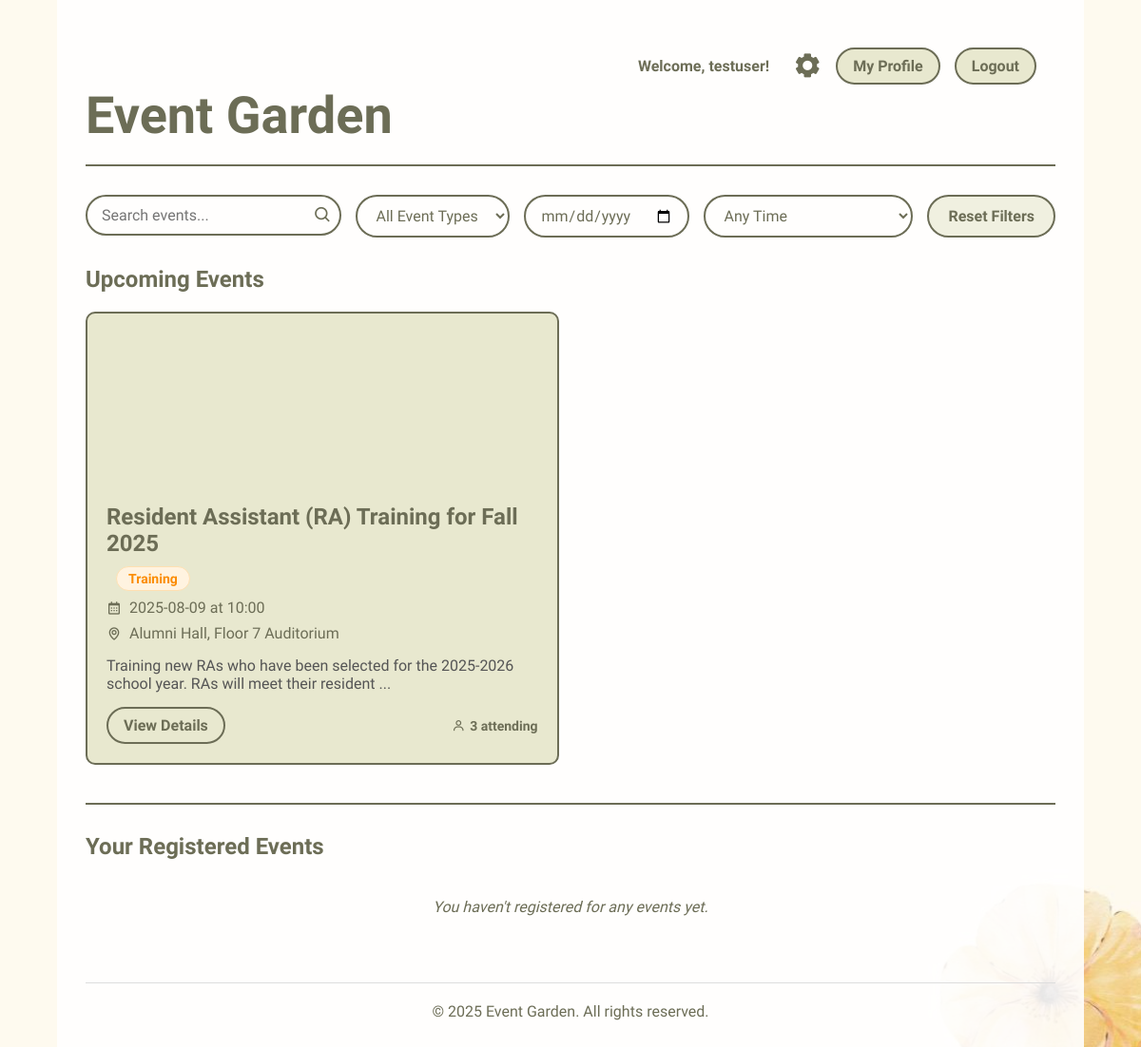
The page / (signed in) on the database as committed earlier.
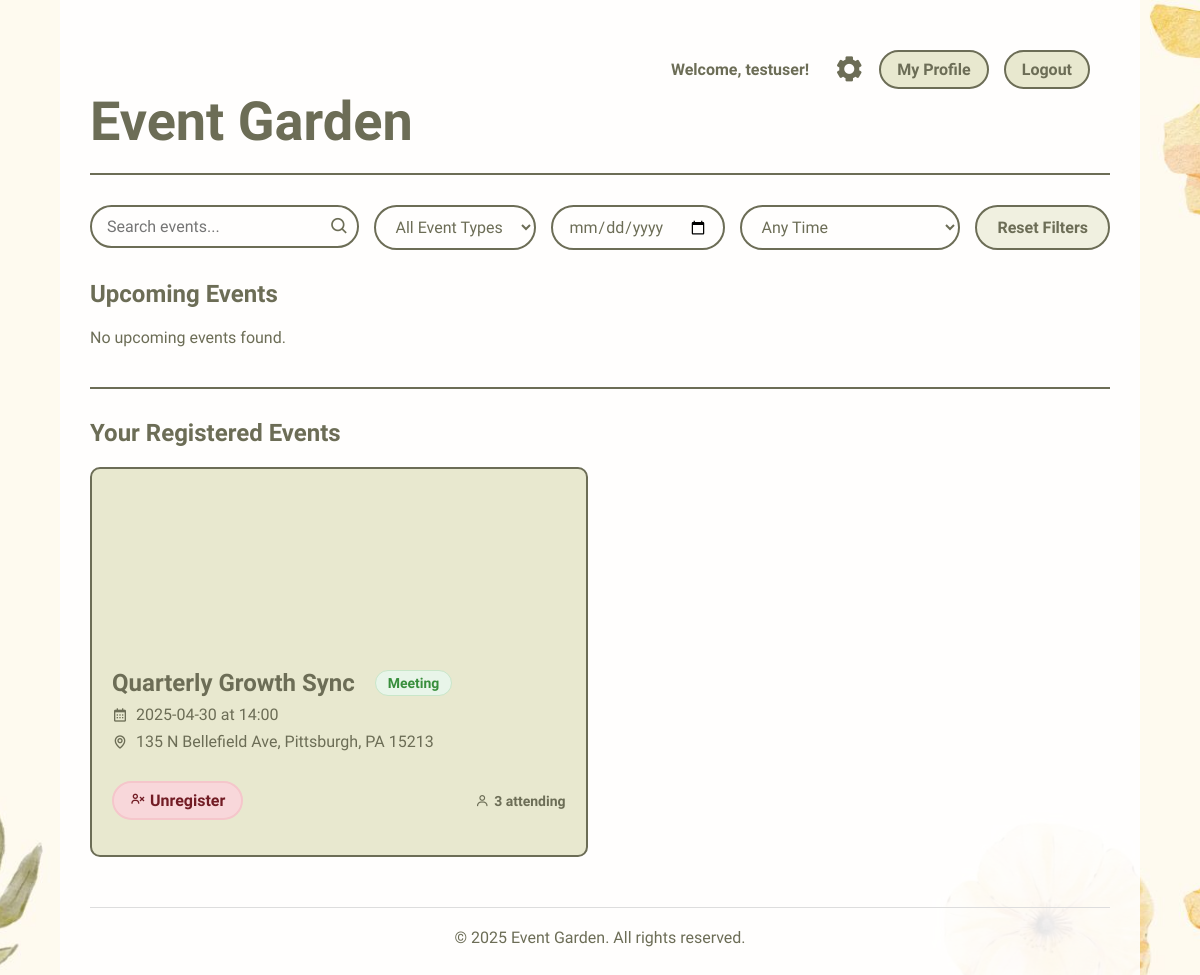
The same page on the database as committed later.
### main.py (models this page shows, shortened)
class User(db.Model):
    id = db.Column(db.Integer, primary_key=True)
    username = db.Column(db.String(80), unique=True, nullable=False)
    email = db.Column(db.String(120), unique=True, nullable=False)
    password_hash = db.Column(db.String(128), nullable=False)
    role = db.Column(db.String(20), default='user')
    created_at = db.Column(db.DateTime, default=datetime.utcnow)
    registered_events = db.relationship(
        'Event',
        secondary=registrations,
        backref=db.backref('attendees', lazy='dynamic')
    )
    managed_events = db.relationship('Event', backref='manager', foreign_keys='Event.manager_id')

class Event(db.Model):
    id = db.Column(db.Integer, primary_key=True)
    title = db.Column(db.String(100), nullable=False)
    description = db.Column(db.Text, nullable=False)
    date = db.Column(db.String(20), nullable=False)
    time = db.Column(db.String(20), nullable=False)
    location = db.Column(db.String(120), nullable=False)
    event_type = db.Column(db.String(20), nullable=False, default='other')  # New field
    manager_id = db.Column(db.Integer, db.ForeignKey('user.id'), nullable=False)
    created_at = db.Column(db.DateTime, default=datetime.utcnow)
    @property
    def total_attendees(self):
        total = db.session.scalar(
            select(func.sum(registrations.c.num_attendees))
            .where(registrations.c.event_id == self.id)
        )
        return total if total else 0
    def is_past_event(self):
        event_datetime = datetime.strptime(f"{self.date} {self.time}", '%Y-%m-%d %H:%M')
        return event_datetime < datetime.now()

### main.py (the view)
@app.route('/')
def home():
    if 'username' not in session:
        return redirect(url_for('userlogin'))
    user = User.query.filter_by(username=session['username']).first()
    registered_events = user.registered_events if user else []
    all_events = Event.query.order_by(Event.date.asc()).all()
    if user.role == 'user':
        upcoming_events = [event for event in all_events if not event.is_past_event()]
    else:
        upcoming_events = all_events
    return render_template('landing.html',
                           events=upcoming_events,
                           registered_events=registered_events)

### templates/landing.html (shortened to what this page needs)
<!DOCTYPE html>
<html lang="en">
<head>
    <link rel="stylesheet" href="{{ url_for('static', filename='styles.css') }}">
    <link href='https://unpkg.com/boxicons@2.1.4/css/boxicons.min.css' rel='stylesheet'>
</head>
<body>
    <div class="dashboard-container">
        <header class="dashboard-header">
            <h1>Event Garden</h1>
            <div class="user-controls">
                <span>Welcome, {{ session.username }}!</span>
                <a href="{{ url_for('user_profile') }}" class="button">My Profile</a>
                <a href="{{ url_for('usersettings') }}" title="Settings"><i class='bx bxs-cog'></i></a>
                <a href="{{ url_for('logout') }}" class="button">Logout</a>
            </div>
        </header>
        <main>
            <section class="search-section">
                <div class="filter-controls">
                    <div class="search-box">
                        <input type="text" id="searchInput" placeholder="Search events..." value="{{ request.args.get('query', '') }}">
                        <button type="button" id="searchButton"><i class='bx bx-search'></i></button>
                    </div>
                    <div class="filters">
                        <select name="event_type" id="eventTypeFilter">
                            <option value="">All Event Types</option>
                        </select>
                        <input type="date" name="event_date" id="dateFilter">
                        <select name="time_filter" id="timeFilter">
                            <option value="">Any Time</option>
                        </select>
                    </div>
                    <button id="resetFilters" class="button">Reset Filters</button>
                </div>
            </section>
            <section class="events-section">
                <h2>Upcoming Events</h2>
                {% if events %}
                <div class="events-grid">
                    {% for event in events %}
                    <div class="event-card"
                         data-event-type="{{ event.event_type }}"
                         data-event-date="{{ event.date }}"
                         data-event-time="{{ event.time }}"
                         data-event-title="{{ event.title.lower() }}"
                         data-event-description="{{ event.description.lower() }}">
                        <div class="event-image" style="background-image: url('/static/default-event.jpg');"></div>
                        <div class="event-details">
                            <div class="event-header">
                                <h1>{{ event.title }}</h1>
                                <span class="event-type-badge {{ event.event_type }}">
                                    {{ event.event_type|capitalize }}
                                </span>
                            </div>
                            <p><i class='bx bx-calendar'></i> {{ event.date }} at {{ event.time }}</p>
                            <p><i class='bx bx-map'></i> {{ event.location }}</p>
                            <p class="event-description">{{ event.description[:100] }}{% if event.description|length > 100 %}...{% endif %}</p>
                            <div class="event-actions">
                                <a href="{{ url_for('event_details', event_id=event.id) }}" class="button">View Details</a>
                                <span class="attendees">
                                    <i class='bx bx-user'></i> {{ event.total_attendees }} attending
                                </span>
                            </div>
                        </div>
                    </div>
                    {% endfor %}
                </div>
                {% else %}
                <div class="no-events">
                    <p>No upcoming events found.</p>
                </div>
                {% endif %}
            </section>
            <section class="registered-events-section">
                <h2>Your Registered Events</h2>
                {% if registered_events %}
                    <div class="events-grid">
                        {% for event in registered_events %}
                        <div class="event-card"
                             data-event-type="{{ event.event_type }}"
                             data-event-date="{{ event.date }}"
                             data-event-title="{{ event.title.lower() }}"
                             data-event-description="{{ event.description.lower() }}">
                            <div class="event-image" style="background-image: url('/static/default-event.jpg');"></div>
                            <div class="event-details">
                                <div class="event-header">
                                    <h1>{{ event.title }}</h1>
                                    <span class="event-type-badge {{ event.event_type }}">
                                        {{ event.event_type|capitalize }}
                                    </span>
                                </div>
                                <p><i class='bx bx-calendar'></i> {{ event.date }} at {{ event.time }}</p>
                                <p><i class='bx bx-map'></i> {{ event.location }}</p>
                                <div class="event-actions">
                                    <form method="POST" action="{{ url_for('unregister_from_event', event_id=event.id) }}"
                                          onsubmit="return confirm('Are you sure you want to unregister from this event?');">
                                        <button type="submit" class="button danger">
                                            <i class='bx bx-user-x'></i> Unregister
                                        </button>
                                    </form>
                                    <span class="attendees">
                                        <i class='bx bx-user'></i> {{ event.total_attendees }} attending
                                    </span>
                                </div>
                            </div>
                        </div>
                        {% endfor %}
                    </div>
                {% else %}
                    <div class="no-registered-events">
                        <p>You haven't registered for any events yet.</p>
                    </div>
                {% endif %}
            </section>
        </main>
        <footer>
            <p>&copy; 2025 Event Garden. All rights reserved.</p>
        </footer>
    </div>
</body>
</html>

### static/styles.css (style rules this page uses)
* { margin: 0; padding: 0; font-family: "Winky Sans", sans-serif; box-sizing: border-box; }
body { background: url("floralBackground.jpg") no-repeat center; background-size: cover; color: #6c6d56; min-height: 100vh; display: flex; justify-content: center; align-items: center; }
h1, h2, h3 { color: #6c6d56; }
.button { display: inline-block; padding: 12px 24px; background: #e8e8cf; border: 2px solid #6c6d56; border-radius: 30px; cursor: pointer; font-size: 16px; font-weight: 600; color: #6c6d56; text-align: center; transition: all 0.3s ease; text-decoration: none; }
.danger { background-color: #f8d7da; color: #721c24; border-color: #f5c6cb; }
.user-controls i { font-size: 30px; color: #6c6d56; }
.dashboard-container { max-width: 90%; min-width: 60%; margin: 0 auto; padding: 20px; background-color: rgba(255, 255, 255, 0.9); min-height: 100vh; height: 80vh; overflow-y: auto; }
.dashboard-header { display: flex; justify-content: space-between; align-items: center; margin-bottom: 30px; padding-bottom: 20px; border-bottom: 2px solid #6c6d56; }
.dashboard-header h1 { font-size: 54px; font-family: "Charm", cursive; }
.user-controls { display: flex; gap: 15px; align-items: center; }
.user-controls span { font-weight: 600; color: #6c6d56; }
.search-section { margin-bottom: 30px; }
.search-box { flex-grow: 1; position: relative; }
.search-box input { width: 100%; padding: 12px 20px; border-radius: 30px; border: 2px solid #6c6d56; }
.search-box button { position: absolute; right: 10px; top: 50%; transform: translateY(-50%); background: none; border: none; font-size: 20px; cursor: pointer; }
.filters { display: flex; gap: 15px; }
.filters select, .filters input { padding: 10px; border-radius: 5px; border: 2px solid #6c6d56; }
.events-section { margin-bottom: 40px; }
.events-section h2 { margin-bottom: 20px; color: #6c6d56; }
.events-grid { display: grid; grid-template-columns: repeat(auto-fill, minmax(350px, 1fr)); gap: 25px; }
.event-card { background: #e8e8cf; border-radius: 10px; overflow: hidden; border: 2px solid #6c6d56; transition: transform 0.3s ease; }
.event-image { height: 180px; background-size: cover; background-position: center; }
.event-details { padding: 20px; }
.event-details p { margin: 8px 0; display: flex; align-items: center; gap: 8px; }
.event-actions { display: flex; justify-content: space-between; align-items: center; margin-top: 15px; }
.attendees { font-size: 14px; color: #6c6d56; }
footer { text-align: center; margin-top: 50px; padding-top: 20px; border-top: 1px solid #ddd; }
.event-actions form { margin: 15px 0; display: flex; flex-direction: column; gap: 10px; }
.event-type-badge { display: inline-block; padding: 4px 12px; border-radius: 20px; font-size: 14px; font-weight: 600; margin-left: 10px; text-transform: capitalize; }
.event-type-badge.meeting { background-color: #e8f5e9; color: #388e3c; border: 1px solid #c8e6c9; }
.event-header { display: flex; align-items: center; flex-wrap: wrap; gap: 10px; }
input[type="date"], input[type="time"] { width: 100%; padding: 10px; border: 1px solid #ddd; border-radius: 4px; }
.dashboard-container { padding: 30px; }
.user-controls { display: flex; align-items: center; gap: 15px; position: absolute; top: 20px; right: 20px; }
.user-controls span { font-weight: 600; color: #6c6d56; order: 1; }
.user-controls a[href*="usersettings"] { order: 2; margin-left: 10px; }
.user-controls a:not([href*="usersettings"]) { order: 3; }
.dashboard-header { position: relative; padding-top: 60px; padding-bottom: 20px; margin-bottom: 30px; border-bottom: 2px solid #6c6d56; }

Rows that differ between the two databases and show on the page:
removed Event: title "Resident Assistant (RA) Training for Fall 2025", event_type "Training", date "2025-08-09", time "10:00", location "Alumni Hall, Floor 7 Auditorium", description "Training new RAs who have been selected for the 2025-2026 school year. RAs will meet their resident", total_attendees "3", shown under "Upcoming Events"
added Event: title "Quarterly Growth Sync", event_type "Meeting", date "2025-04-30", time "14:00", location "135 N Bellefield Ave, Pittsburgh, PA 15213", total_attendees "3", shown under "Your Registered Events"
Other text that changed with them:
text no longer shown: "You haven't registered for any events yet."
text now shown: "No upcoming events found."
